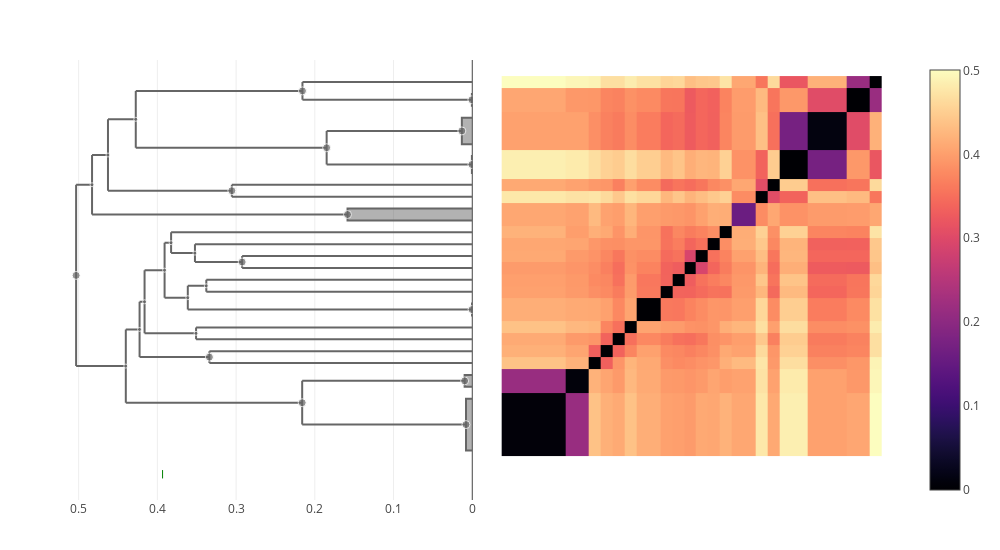

Notebook source saved alongside this figure:
### Code cell
let edited = apply_edits(edits)
    plot(clustermap(edited, "cepacia"))
end

### Figure 1 — Plotly figure (JSON) as saved in the notebook; plotly's stock layout.template omitted (floating-point values rounded to 4 significant figures; data arrays with more than 128 entries replaced by an {"elided": "..."} marker saying what was removed)
{"data": [{"colorscale": {"elided": "256x2 mixed values"}, "type": "heatmap", "x": [0.5, 5.859, 7.859, 8.859, 9.859, 10.86, 11.86, 13.86, 14.86, 15.86, 16.86, 17.86, 18.86, 19.86, 21.86, 22.86, 23.86, 26.27, 29.51, 31.51, 32.51], "y": [0.5, 5.859, 7.859, 8.859, 9.859, 10.86, 11.86, 13.86, 14.86, 15.86, 16.86, 17.86, 18.86, 19.86, 21.86, 22.86, 23.86, 26.27, 29.51, 31.51, 32.51], "z": {"elided": "20x20 float values"}}, {"fill": "toself", "hoverinfo": "skip", "line": {"color": "#666666"}, "mode": "lines", "showlegend": false, "type": "scatter", "x": [0, 0.0002841, 0.0002841, 0], "xaxis": "x2", "y": [12.36, 12.36, 13.36, 13.36], "yaxis": "y"}, {"fill": "toself", "hoverinfo": "skip", "line": {"color": "#666666"}, "mode": "lines", "showlegend": false, "type": "scatter", "x": [0, 0.008001, 0.008001, 0], "xaxis": "x2", "y": [1, 1, 5.359, 5.359], "yaxis": "y"}, {"hoverinfo": "skip", "line": {"color": "#666666"}, "mode": "lines", "showlegend": false, "type": "scatter", "x": [0.483, 0.483, null, 0.483, 0.1585, null, 0.483, 0.4628, null], "xaxis": "x2", "y": [20.86, 25.86, null, 20.86, 20.86, null, 25.86, 25.86, null], "yaxis": "y"}, {"hoverinfo": "skip", "line": {"color": "#666666"}, "mode": "lines", "showlegend": false, "type": "scatter", "x": [0.3523, 0.3523, null, 0.3523, 0.2923, null, 0.3523, 0, null], "xaxis": "x2", "y": [16.86, 18.36, null, 16.86, 16.86, null, 18.36, 18.36, null], "yaxis": "y"}, {"fill": "toself", "hoverinfo": "skip", "line": {"color": "#666666"}, "mode": "lines", "showlegend": false, "type": "scatter", "x": [0, 0.1585, 0.1585, 0], "xaxis": "x2", "y": [20.36, 20.36, 21.36, 21.36], "yaxis": "y"}, {"hoverinfo": "skip", "line": {"color": "#666666"}, "mode": "lines", "showlegend": false, "type": "scatter", "x": [0.185, 0.185, null, 0.185, 0.0004678, null, 0.185, 0.01326, null], "xaxis": "x2", "y": [25.07, 27.89, null, 25.07, 25.07, null, 27.89, 27.89, null], "yaxis": "y"}, {"hoverinfo": "skip", "line": {"color": "#666666"}, "mode": "lines", "showlegend": false, "type": "scatter", "x": [0.4401, 0.4401, null, 0.4401, 0.2161, null, 0.4401, 0.4226, null], "xaxis": "x2", "y": [5.019, 11.19, null, 5.019, 5.019, null, 11.19, 11.19, null], "yaxis": "y"}, {"hoverinfo": "skip", "line": {"color": "#666666"}, "mode": "lines", "showlegend": false, "type": "scatter", "x": [0.2157, 0.2157, null, 0.2157, 0.0004914, null, 0.2157, 0, null], "xaxis": "x2", "y": [30.51, 32.01, null, 30.51, 30.51, null, 32.01, 32.01, null], "yaxis": "y"}, {"hoverinfo": "skip", "line": {"color": "#666666"}, "mode": "lines", "showlegend": false, "type": "scatter", "x": [0.3826, 0.3826, null, 0.3826, 0.3523, null, 0.3826, 0, null], "xaxis": "x2", "y": [17.61, 19.36, null, 17.61, 17.61, null, 19.36, 19.36, null], "yaxis": "y"}, {"hoverinfo": "skip", "line": {"color": "#666666"}, "mode": "lines", "showlegend": false, "type": "scatter", "x": [0.3054, 0.3054, null, 0.3054, 0, null, 0.3054, 0, null], "xaxis": "x2", "y": [22.36, 23.36, null, 22.36, 22.36, null, 23.36, 23.36, null], "yaxis": "y"}, {"hoverinfo": "skip", "line": {"color": "#666666"}, "mode": "lines", "showlegend": false, "type": "scatter", "x": [0.2161, 0.2161, null, 0.2161, 0.008001, null, 0.2161, 0.009711, null], "xaxis": "x2", "y": [3.179, 6.859, null, 3.179, 3.179, null, 6.859, 6.859, null], "yaxis": "y"}, {"fill": "toself", "hoverinfo": "skip", "line": {"color": "#666666"}, "mode": "lines", "showlegend": false, "type": "scatter", "x": [0, 0.0004914, 0.0004914, 0], "xaxis": "x2", "y": [30.01, 30.01, 31.01, 31.01], "yaxis": "y"}, {"hoverinfo": "skip", "line": {"color": "#666666"}, "mode": "lines", "showlegend": false, "type": "scatter", "x": [0.3379, 0.3379, null, 0.3379, 0, null, 0.3379, 0, null], "xaxis": "x2", "y": [14.36, 15.36, null, 14.36, 14.36, null, 15.36, 15.36, null], "yaxis": "y"}, {"hoverinfo": "skip", "line": {"color": "#666666"}, "mode": "lines", "showlegend": false, "type": "scatter", "x": [0.3509, 0.3509, null, 0.3509, 0, null, 0.3509, 0, null], "xaxis": "x2", "y": [10.36, 11.36, null, 10.36, 10.36, null, 11.36, 11.36, null], "yaxis": "y"}, {"hoverinfo": "skip", "line": {"color": "#666666"}, "mode": "lines", "showlegend": false, "type": "scatter", "x": [0.2923, 0.2923, null, 0.2923, 0, null, 0.2923, 0, null], "xaxis": "x2", "y": [16.36, 17.36, null, 16.36, 16.36, null, 17.36, 17.36, null], "yaxis": "y"}, {"hoverinfo": "skip", "line": {"color": "#666666"}, "mode": "lines", "showlegend": false, "type": "scatter", "x": [0.3909, 0.3909, null, 0.3909, 0.3614, null, 0.3909, 0.3826, null], "xaxis": "x2", "y": [13.86, 18.48, null, 13.86, 13.86, null, 18.48, 18.48, null], "yaxis": "y"}, {"hoverinfo": "skip", "line": {"color": "#666666"}, "mode": "lines", "showlegend": false, "type": "scatter", "x": [0.4275, 0.4275, null, 0.4275, 0.185, null, 0.4275, 0.2157, null], "xaxis": "x2", "y": [26.48, 31.26, null, 26.48, 26.48, null, 31.26, 31.26, null], "yaxis": "y"}, {"fill": "toself", "hoverinfo": "skip", "line": {"color": "#666666"}, "mode": "lines", "showlegend": false, "type": "scatter", "x": [0, 0.01326, 0.01326, 0], "xaxis": "x2", "y": [26.77, 26.77, 29.01, 29.01], "yaxis": "y"}, {"hoverinfo": "skip", "line": {"color": "#666666"}, "mode": "lines", "showlegend": false, "type": "scatter", "x": [0.3614, 0.3614, null, 0.3614, 0.0002841, null, 0.3614, 0.3379, null], "xaxis": "x2", "y": [12.86, 14.86, null, 12.86, 12.86, null, 14.86, 14.86, null], "yaxis": "y"}, {"fill": "toself", "hoverinfo": "skip", "line": {"color": "#666666"}, "mode": "lines", "showlegend": false, "type": "scatter", "x": [0, 0.009711, 0.009711, 0], "xaxis": "x2", "y": [6.359, 6.359, 7.359, 7.359], "yaxis": "y"}, {"hoverinfo": "skip", "line": {"color": "#666666"}, "mode": "lines", "showlegend": false, "type": "scatter", "x": [0.3339, 0.3339, null, 0.3339, 0, null, 0.3339, 0, null], "xaxis": "x2", "y": [8.359, 9.359, null, 8.359, 8.359, null, 9.359, 9.359, null], "yaxis": "y"}, {"hoverinfo": "skip", "line": {"color": "#666666"}, "mode": "lines", "showlegend": false, "type": "scatter", "x": [0.5032, 0.5032, null, 0.5032, 0.4401, null, 0.5032, 0.483, null], "xaxis": "x2", "y": [8.103, 23.36, null, 8.103, 8.103, null, 23.36, 23.36, null], "yaxis": "y"}, {"hoverinfo": "skip", "line": {"color": "#666666"}, "mode": "lines", "showlegend": false, "type": "scatter", "x": [0.4163, 0.4163, null, 0.4163, 0.3509, null, 0.4163, 0.3909, null], "xaxis": "x2", "y": [10.86, 16.17, null, 10.86, 10.86, null, 16.17, 16.17, null], "yaxis": "y"}, {"fill": "toself", "hoverinfo": "skip", "line": {"color": "#666666"}, "mode": "lines", "showlegend": false, "type": "scatter", "x": [0, 0.0004678, 0.0004678, 0], "xaxis": "x2", "y": [24.36, 24.36, 25.77, 25.77], "yaxis": "y"}, {"hoverinfo": "skip", "line": {"color": "#666666"}, "mode": "lines", "showlegend": false, "type": "scatter", "x": [0.4226, 0.4226, null, 0.4226, 0.3339, null, 0.4226, 0.4163, null], "xaxis": "x2", "y": [8.859, 13.52, null, 8.859, 8.859, null, 13.52, 13.52, null], "yaxis": "y"}, {"hoverinfo": "skip", "line": {"color": "#666666"}, "mode": "lines", "showlegend": false, "type": "scatter", "x": [0.4628, 0.4628, null, 0.4628, 0.3054, null, 0.4628, 0.4275, null], "xaxis": "x2", "y": [22.86, 28.87, null, 22.86, 22.86, null, 28.87, 28.87, null], "yaxis": "y"}, {"customdata": [[54, 2], [77, 20], [98, 16], [89, 3], [80, 2], [81, 9], [96, 34], [91, 4], [85, 2], [82, 3], [83, 22], [58, 2], [87, 2], [88, 2], [84, 2], [92, 8], [95, 12], [79, 6], [90, 4], [78, 2], [86, 2], [99, 50], [93, 10], [56, 3], [94, 12], [97, 14]], "hovertemplate": "ID: %{customdata[0]}<br>\nHeight: %{x:.3f}<br>\nGenome count: %{customdata[1]}\n\n<extra></extra>", "marker": {"color": "#666666", "size": [8, 8, 4, 4, 8, 8, 4, 4, 8, 8, 8, 8, 4, 4, 8, 4, 4, 8, 4, 8, 8, 8, 4, 8, 4, 4]}, "mode": "markers", "showlegend": false, "type": "scatter", "x": [0.0002841, 0.008001, 0.483, 0.3523, 0.1585, 0.185, 0.4401, 0.3826, 0.3054, 0.2157, 0.2161, 0.0004914, 0.3379, 0.3509, 0.2923, 0.3909, 0.4275, 0.01326, 0.3614, 0.009711, 0.3339, 0.5032, 0.4163, 0.0004678, 0.4226, 0.4628], "xaxis": "x2", "y": [12.86, 3.179, 23.36, 17.61, 20.86, 26.48, 8.103, 18.48, 22.86, 31.26, 5.019, 30.51, 14.86, 10.86, 16.86, 16.17, 28.87, 27.89, 13.86, 6.859, 8.859, 15.73, 13.52, 25.07, 11.19, 25.86], "yaxis": "y"}, {"hovertemplate": "%{text} <br>\n%{x}\n<extra></extra>\n", "marker": {"color": "green", "line": {"color": "green", "width": 1}, "symbol": "line-ns"}, "mode": "markers", "text": ["lata"], "type": "scatter", "x": [0.3934], "xaxis": "x2", "y": [-1, -1, -1, -1, -1, -1, -1, -1, -1, -1, -1]}], "layout": {"height": 550, "hovermode": "closest", "margin": {"b": 50, "l": 50, "r": 50, "t": 60}, "showlegend": false, "width": 1000, "xaxis": {"autorange": true, "domain": [0.505, 1], "range": [-1.263, 34.27], "scaleanchor": "y", "type": "linear", "visible": false}, "xaxis2": {"autorange": true, "domain": [0, 0.495], "range": [0.5364, 0], "rangemode": "nonnegative", "showspikes": true, "spikedash": "solid", "spikemode": "across", "spikethickness": 1, "type": "linear"}, "yaxis": {"autorange": true, "domain": [0, 1], "range": [-3.167, 33.86], "scaleanchor": "x", "type": "linear", "visible": false}}}
